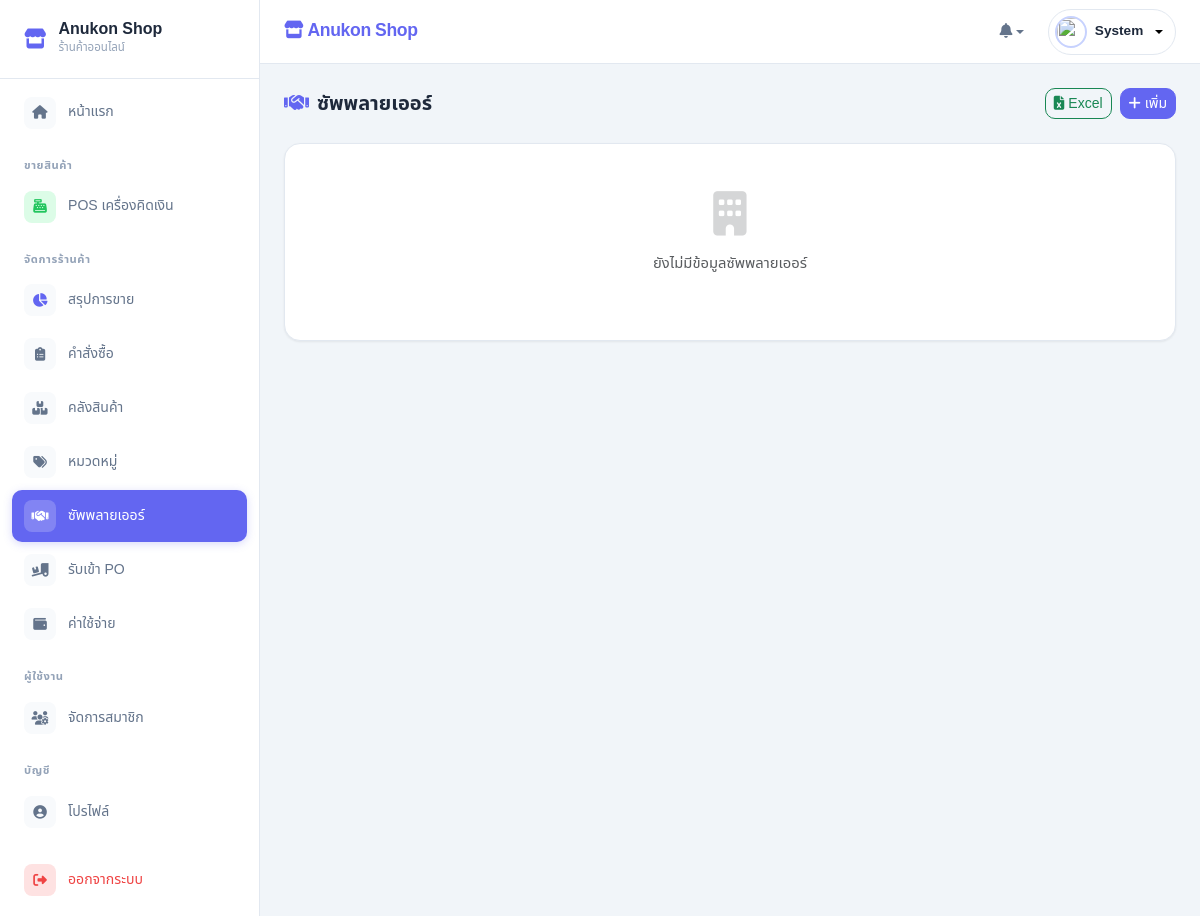
/views/suppliers.php (signed in), run on an earlier commit of the app's database.
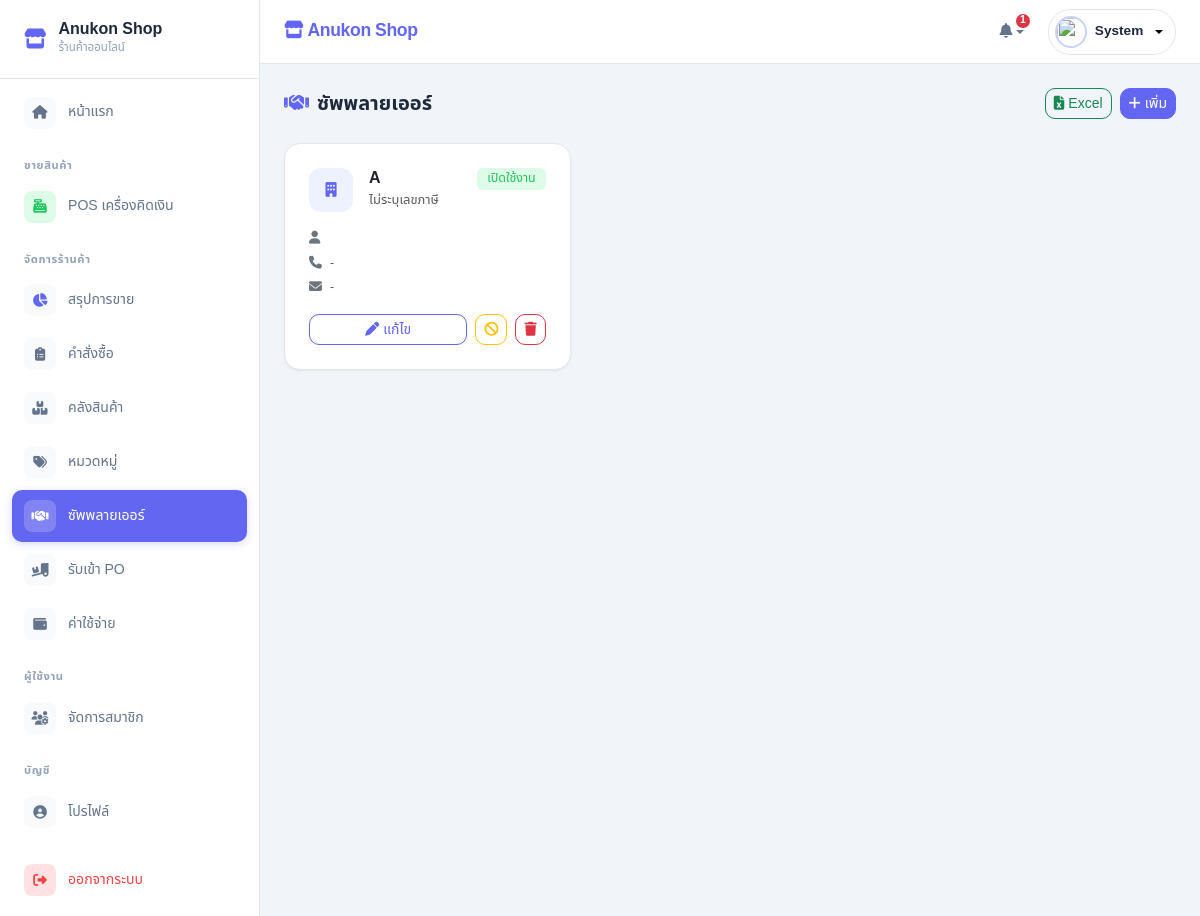
And on a later commit of the database.
### tables this page shows
CREATE TABLE `supplers` (
  `sp_id` int(11) NOT NULL,
  `sp_name` varchar(200) NOT NULL,
  `sp_tax` varchar(20) DEFAULT NULL,
  `sp_address` int(11) DEFAULT NULL,
  `sp_email` varchar(100) DEFAULT NULL,
  `sp_status` tinyint(4) DEFAULT 1,
  `ct_first_name` varchar(100) DEFAULT NULL,
  `ct_last_name` varchar(100) DEFAULT NULL,
  `ct_position` varchar(100) DEFAULT NULL,
  `ct_phone` varchar(20) DEFAULT NULL,
  `created_at` timestamp NOT NULL DEFAULT current_timestamp(),
  `updated_at` timestamp NOT NULL DEFAULT current_timestamp() ON UPDATE current_timestamp()
);

### views/suppliers.php (the view, shortened to what the changed rows need)
<?php
include_once '../includes/header.php';
$sql = "SELECT * FROM supplers ORDER BY sp_id DESC";
$result = $conn->query($sql);
?>
<main class="page-content fade-up">
    <div class="row g-3">
        <?php if ($result->num_rows > 0): ?>
            <?php while($row = $result->fetch_assoc()): ?>
            <div class="col-12 col-md-6 col-xl-4">
                <div class="card p-4 h-100 <?php echo $row['sp_status'] == 0 ? 'opacity-50' : ''; ?>">
                    <div class="d-flex justify-content-between align-items-start mb-3">
                        <div class="d-flex align-items-center gap-3">
                            <div style="width: 44px; height: 44px; border-radius: 12px; background: var(--primary-light); display: flex; align-items: center; justify-content: center;">
                                <i class="fa-solid fa-building text-primary"></i>
                            </div>
                            <div>
                                <h6 class="fw-bold mb-0"><?php echo htmlspecialchars($row['sp_name']); ?></h6>
                                <small class="text-muted"><?php echo htmlspecialchars($row['sp_tax']) ?: 'ไม่ระบุเลขภาษี'; ?></small>
                            </div>
                        </div>
                        <?php if($row['sp_status'] == 1): ?>
                            <span class="badge bg-success-soft text-success" style="background: var(--success-soft);">เปิดใช้งาน</span>
                        <?php else: ?>
                            <span class="badge" style="background: var(--danger-soft); color: var(--danger);">ระงับ</span>
                        <?php endif; ?>
                    </div>
                    <div class="small text-muted mb-3">
                        <div class="mb-1"><i class="fa-solid fa-user me-2 text-secondary"></i><?php echo htmlspecialchars($row['ct_first_name'] ?? '') . ' ' . htmlspecialchars($row['ct_last_name'] ?? ''); ?></div>
                        <div class="mb-1"><i class="fa-solid fa-phone me-2 text-secondary"></i><?php echo htmlspecialchars($row['ct_phone']) ?: '-'; ?></div>
                        <div><i class="fa-solid fa-envelope me-2 text-secondary"></i><?php echo htmlspecialchars($row['sp_email']) ?: '-'; ?></div>
                    </div>
                    <div class="d-flex gap-2 mt-auto">
                        <button class="btn btn-sm btn-outline-primary flex-fill"
                                onclick='editSup(<?php echo json_encode($row, JSON_HEX_APOS | JSON_HEX_QUOT); ?>)'>
                            <i class="fa-solid fa-pen me-1"></i>แก้ไข
                        </button>
                        <button class="btn btn-sm btn-outline-<?php echo $row['sp_status'] == 1 ? 'warning' : 'success'; ?>"
                                onclick="toggleSupStatus(<?php echo $row['sp_id']; ?>, <?php echo $row['sp_status']; ?>)" title="<?php echo $row['sp_status'] == 1 ? 'ปิดใช้งาน' : 'เปิดใช้งาน'; ?>">
                            <i class="fa-solid fa-<?php echo $row['sp_status'] == 1 ? 'ban' : 'check'; ?>"></i>
                        </button>
                        <button class="btn btn-sm btn-outline-danger" onclick="deleteSup(<?php echo $row['sp_id']; ?>)">
                            <i class="fa-solid fa-trash"></i>
                        </button>
                    </div>
                </div>
            </div>
            <?php endwhile; ?>
        <?php else: ?>
            <div class="col-12">
                <div class="card p-5 text-center text-muted">
                    <i class="fa-solid fa-building fa-3x mb-3 opacity-25"></i>
                    <p>ยังไม่มีข้อมูลซัพพลายเออร์</p>
                </div>
            </div>
        <?php endif; ?>
    </div>
</main>
<?php include_once '../includes/footer.php'; ?>

### includes/header.php (shortened to what the changed rows need)
<?php
require_once '../config/db_config.php';
$notifications = [];
$noti_count = 0;
if ($_SESSION['role'] === 'admin') {
    $res = $conn->query("SELECT COUNT(*) as c FROM bill_sales WHERE sale_status = 1");
    if ($res && $row = $res->fetch_assoc()) {
        if ($row['c'] > 0) {
            $noti_count += $row['c'];
        }
    }
} else if ($_SESSION['role'] === 'customer') {
    $uid = $_SESSION['user_id'];
    $cart_sql = "SELECT SUM(quantity) as total_qty FROM cart_items WHERE user_id = ?";
    $stmt_cart = $conn->prepare($cart_sql);
    $stmt_cart->bind_param("i", $uid);
    $stmt_cart->execute();
    $cart_res = $stmt_cart->get_result()->fetch_assoc();
    $cart_count = $cart_res['total_qty'] ?? 0;
    $stmt_cart->close();
    $res = $conn->query("SELECT sale_id, sale_status FROM bill_sales WHERE user_id = $uid ORDER BY sale_id DESC LIMIT 5");
    if ($res) {
        while ($row = $res->fetch_assoc()) {
            $status_text = '';
            $icon = '';
            $color = '';
            switch ($row['sale_status']) {
                case 1:
                    $status_text = "รอตรวจสอบ/ชำระเงิน";
                    $icon = "fa-clock";
                    $color = "warning";
                    break;
                case 2:
                    $status_text = "กำลังจัดเตรียมสินค้า";
                    $icon = "fa-box";
                    $color = "info";
                    break;
                case 3:
                    $status_text = "จัดส่งเรียบร้อยแล้ว";
                    $icon = "fa-check-circle";
                    $color = "success";
                    break;
                case 4:
                    $status_text = "ชำระเงินเรียบร้อย (รับเอง)";
                    $icon = "fa-store";
                    $color = "primary";
                    break;
                case 0:
                    $status_text = "ยกเลิกคำสั่งซื้อแล้ว";
                    $icon = "fa-xmark";
                    $color = "danger";
                    break;
            }
            $notifications[] = ['icon' => $icon, 'color' => $color, 'text' => "ออเดอร์ #{$row['sale_id']} {$status_text}", 'link' => "order_detail.php?id={$row['sale_id']}"];
            $noti_count++;
        }
    }
}
?>
<!DOCTYPE html>
<html lang="th">
<head>
    <link href="https://cdn.jsdelivr.net/npm/bootstrap@5.3.0/dist/css/bootstrap.min.css" rel="stylesheet">
    <link rel="stylesheet" href="https://cdnjs.cloudflare.com/ajax/libs/font-awesome/6.4.0/css/all.min.css">
</head>
<body>
    <div id="wrapper">
        <div id="content-wrapper">
            <header class="top-navbar d-flex justify-content-between align-items-center">
                <div class="d-flex align-items-center gap-3">
                    <div class="dropdown">
                        <button class="btn-nav dropdown-toggle border-0" type="button" data-bs-toggle="dropdown"
                            aria-expanded="false" style="background:none;">
                            <i class="fa-solid fa-bell"></i>
                            <?php if ($noti_count > 0): ?>
                                <span class="cart-badge bg-danger"
                                    style="right:0; top:0;"><?php echo $noti_count > 9 ? '9+' : $noti_count; ?></span>
                            <?php endif; ?>
                        </button>
                    </div>
                </div>
            </header>

What changed in the data, as far as the page shows it:
added supplers: sp_name "A", sp_tax "ไม่ระบุเลขภาษี", sp_status "เปิดใช้งาน", ct_phone "-", sp_email "-"
Also different on the page:
$noti_count: (not shown) → "1"
text no longer shown: "ยังไม่มีข้อมูลซัพพลายเออร์"
